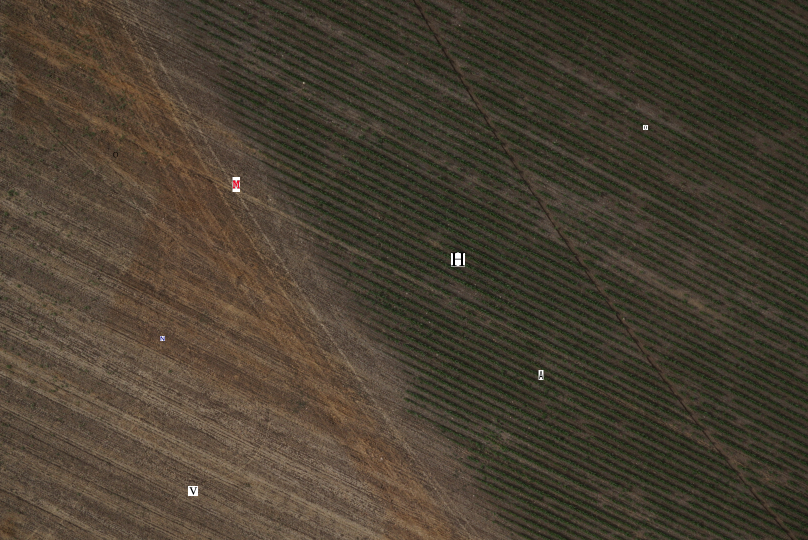
#> input picture images/test1.png, 1616 x 1080 px (shown at 1/2 size)
$ python blob.py
#> lines starting #> are read from the running program, lines starting #| are printed output that depends on the picture
# Sailent Regions
# https://github.com/NLeSC/SalientDetector-python/blob/master/Notebooks/DetectorExample.ipynb
# python -m pip install pip==9.0.3
# pip install salientregions
# change back: python -m pip install --upgrade pip
# import salientregions as sr

import numpy as np
import cv2 as cv2


# Read in the image in grayscale
oimg = cv2.imread('images/test1.png')
#> oimg is the input picture: shape (1080, 1616, 3); mean B, G, R 48.7, 62.9, 71.7
img = cv2.imread('images/test1.png', 0)
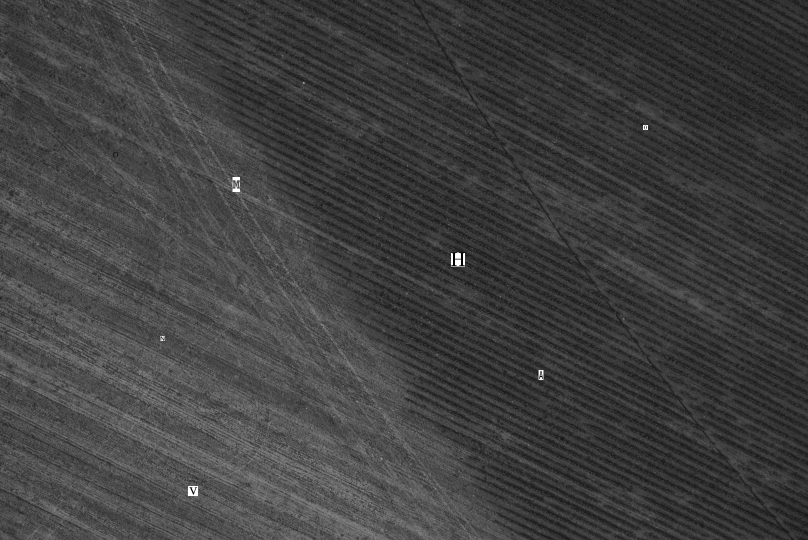
#> img: shape (1080, 1616) (shown at 1/2 size); min 0, max 255, mean 63.4

# create SURF object
#> (the run stopped early here; a loop or call above may not have finished)
